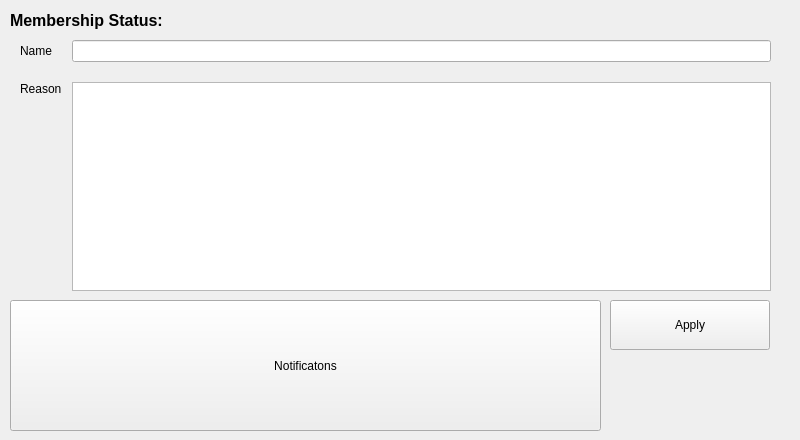
      <widget class="QWidget" name="membership_requirement_tab">
       <attribute name="title">
        <string>Membership </string>
       </attribute>
       <widget class="QLabel" name="label_membership_status_user">
        <property name="geometry">
         <rect>
          <x>10</x>
          <y>10</y>
          <width>231</width>
          <height>21</height>
         </rect>
        </property>
        <property name="text">
         <string>&lt;html&gt;&lt;head/&gt;&lt;body&gt;&lt;p&gt;&lt;span style=&quot; font-size:12pt; font-weight:600;&quot;&gt;Membership Status:&lt;/span&gt;&lt;/p&gt;&lt;/body&gt;&lt;/html&gt;</string>
        </property>
       </widget>
       <widget class="QPushButton" name="Pbutton_apply_membership">
        <property name="geometry">
         <rect>
          <x>610</x>
          <y>300</y>
          <width>160</width>
          <height>50</height>
         </rect>
        </property>
        <property name="text">
         <string>Apply</string>
        </property>
       </widget>
       <widget class="QPushButton" name="Pbutton_notifications_user">
        <property name="geometry">
         <rect>
          <x>10</x>
          <y>300</y>
          <width>591</width>
          <height>131</height>
         </rect>
        </property>
        <property name="text">
         <string>Notificatons</string>
        </property>
       </widget>
       <widget class="QWidget" name="gridLayoutWidget_3">
        <property name="geometry">
         <rect>
          <x>0</x>
          <y>40</y>
          <width>791</width>
          <height>251</height>
         </rect>
        </property>
        <layout class="QGridLayout" name="gridLayout_3">
         <property name="leftMargin">
          <number>20</number>
         </property>
         <property name="rightMargin">
          <number>20</number>
         </property>
         <property name="horizontalSpacing">
          <number>10</number>
         </property>
         <property name="verticalSpacing">
          <number>20</number>
         </property>
         <item row="2" column="0">
          <widget class="QLabel" name="Label_membership_reason_user">
           <property name="text">
            <string>Reason</string>
           </property>
           <property name="alignment">
            <set>Qt::AlignLeading|Qt::AlignLeft|Qt::AlignTop</set>
           </property>
          </widget>
         </item>
         <item row="0" column="0">
          <widget class="QLabel" name="Label_membership_name_user">
           <property name="text">
            <string>Name</string>
           </property>
          </widget>
         </item>
         <item row="0" column="1">
          <widget class="QLineEdit" name="Line_name_membership_user"/>
         </item>
         <item row="2" column="1">
          <widget class="QPlainTextEdit" name="Plain_Line_membership_reason_user"/>
         </item>
        </layout>
       </widget>
      </widget>
